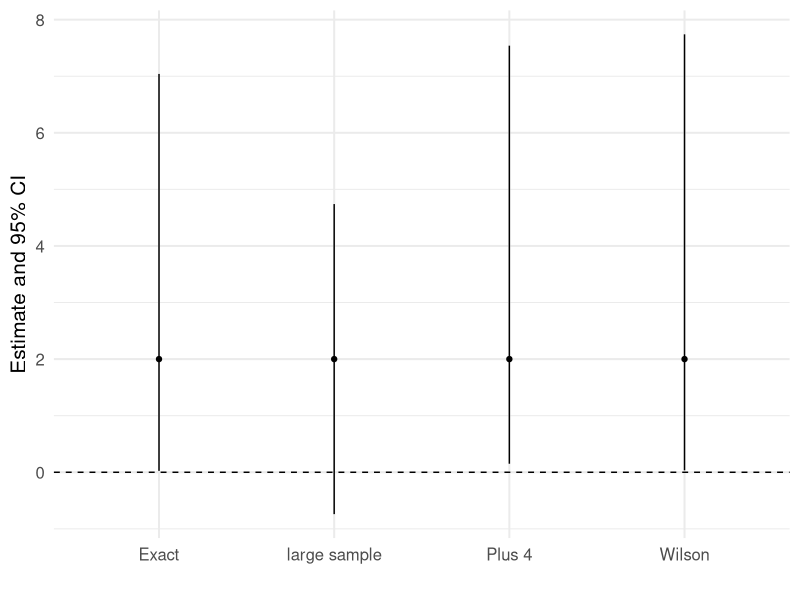

R code for this plot:
## ---- chunk 1
p.hat <- 100/500 # estimate proportion
se <- sqrt(p.hat*(1-p.hat)/500) # standard error
p.hat - 1.96*se # Lower confidence bound
p.hat + 1.96*se # Upper confidence bound
## ---- chunk 2
p.tilde <- (100 + 2)/(500 + 4)
se <- sqrt(p.tilde * (1 - p.tilde)/504) # standard error
p.tilde - 1.96 * se # Lower confidence bound
p.tilde + 1.96 * se # Upper confidence bound
## ---- chunk 3
prop.test(x = 100, n = 500, conf.level = 0.95)
## ---- chunk 4
binom.test(x = 100, n = 500, conf.level = 0.95)
## ---- chunk 5
pnorm(q = 3.06413, lower.tail = F)
## ---- chunk 6
# students, dont worry about this code
library(ggplot2)
library(tibble)
elderly_CIs <- tibble(method = c("large sample", "Exact", "Wilson", "Plus 4"),
       lower = c(-0.74, 0.024, 0.034, 0.15),
       upper = c(4.74, 7.04, 7.74, 7.54),
       estimate = rep(2,4))

ggplot(data = elderly_CIs, 
       aes(x = method, y = estimate)) +
  geom_point() +
  geom_segment(aes(xend = method, y = lower, yend = upper)) +
  geom_hline(aes(yintercept = 0), lty = 2) +
  labs(y = "Estimate and 95% CI", x = "") +
  theme_minimal(base_size = 15)
## ---- chunk 7
p.hat <- 2/100 # estimate proportion
se <- sqrt(p.hat*(1-p.hat)/100) # standard error
c(p.hat - 1.96*se, p.hat + 1.96*se) # CI
## ---- chunk 8
binom.test(x = 2, n = 100, p = 0.5, conf.level = 0.95)
## ---- chunk 9
prop.test(x = 2, n = 100, p = 0.5, conf.level = 0.95)
## ---- chunk 10
p.tilde <- (2 + 2)/(100 + 4)
se <- sqrt(p.tilde*(1-p.tilde)/104) # standard error
c(p.tilde - 1.96*se, p.tilde + 1.96*se) # CI
